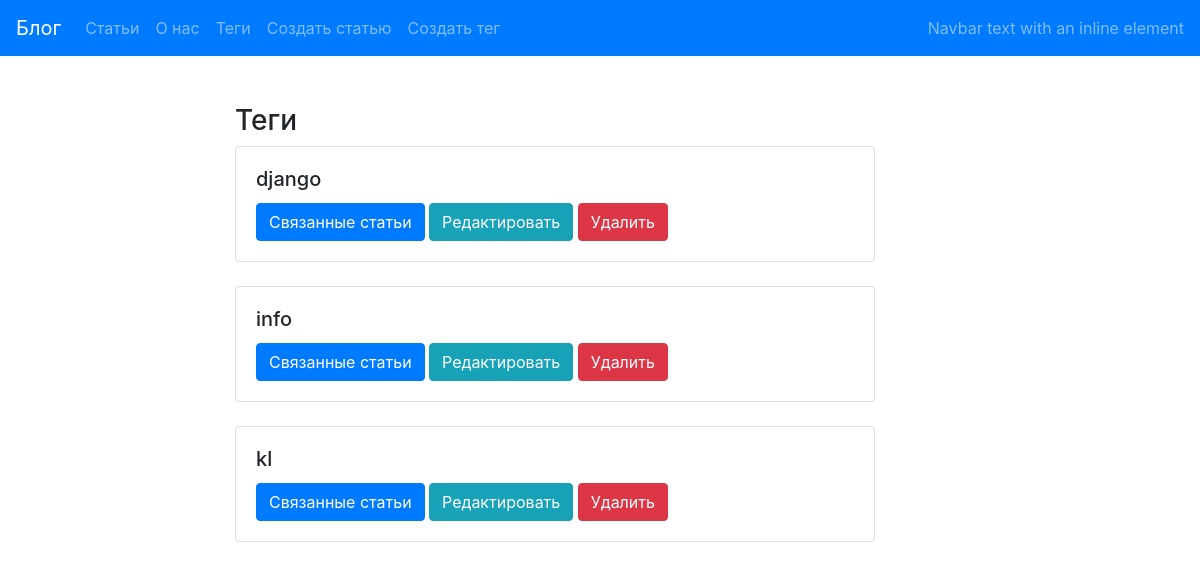
The app's page /tag/ with its own data.
### blog/models.py (models this page shows, shortened)
class Tag(models.Model):
    title=models.CharField(max_length=50,unique=True)
    slug = models.SlugField(max_length=50,unique=True,blank=True)
    def get_absolute_url(self):
        return reverse("tag_detail_url", kwargs={"slug": self.slug})

### blog/views.py (the view)
# urls.py: path('tag/',tags_list, name='tags_list_url'),
def tags_list(request):
    tags= Tag.objects.all()
    return render(request, 'blog/tags_list.html',context={"tags":tags})

### blog/templates/blog/tags_list.html (shortened to what this page needs)
{% extends "blog/base_blog.html" %}
{% block content %}
    <h3 class="mt-5">Теги</h3>
       {% for tag in tags %}
            <div class="card" style="width: 40rem;">
                <div class="card-body">
                    <h5 class="card-title">{{tag.title}}</h5>
                    <a href="{{tag.get_absolute_url}}" class="btn btn-primary">Связанные статьи</a>
                    <a href="{% url 'tag_update_url' slug=tag.slug %}" class="btn btn-info">Редактировать</a>
                    <a href="{% url 'tag_delete_url' slug=tag.slug %}" class="btn btn-danger">Удалить</a>
                </div>
            </div>
         <br>
        {% endfor %}
{% endblock %}

### records on screen
Tag: title "django"
Tag: title "info"
Tag: title "kl"
